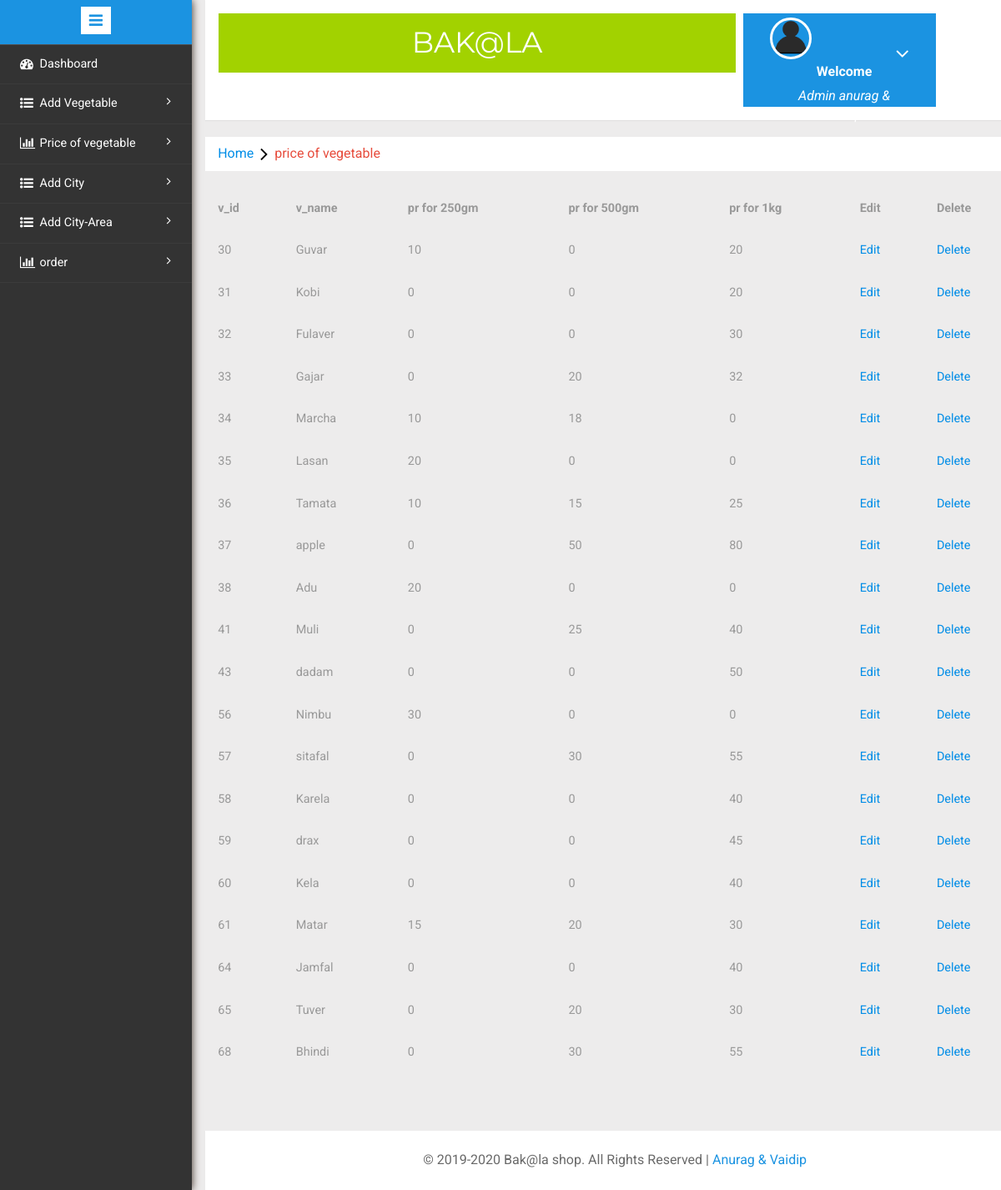
/admin/manage-price-of-vegetable.php (signed in), run on the app's committed database.
### tables this page shows
CREATE TABLE IF NOT EXISTS `veg_sell` (
  `v_id` int(5) NOT NULL AUTO_INCREMENT,
  `v_name` varchar(20) NOT NULL,
  `pr_250gm` int(5) NOT NULL,
  `pr_500gm` int(5) NOT NULL,
  `pr_1kg` int(5) NOT NULL,
  `v_qty` double(4,2) NOT NULL,
  `v_img` varchar(255) NOT NULL,
  `available` enum('y','n') NOT NULL,
  PRIMARY KEY (`v_id`)
);

### admin/manage-price-of-vegetable.php (the view, shortened to what this page needs)
<?php
include('same.php');
if(strlen($_SESSION['admin_nm'])==0)
	{
header('location:index.php');
}
else{
?>
<!doctype html>
<html>
<head>
    <link href="css/bootstrap.min.css" rel='stylesheet' type='text/css' />
    <link href="css/style.css" rel='stylesheet' type='text/css' />
    <link rel="stylesheet" href="css/morris.css" type="text/css"/>
    <link href="css/font-awesome.css" rel="stylesheet">
    <link rel="stylesheet" href="css/icon-font.min.css" type='text/css' />
</head>
<body>
   <div class="page-container">
<div class="left-content">
	   <div class="mother-grid-inner">
<?php include('header.php');?>
				</div>
	<ol class="breadcrumb">
                <li class="breadcrumb-item"><a href="panel.php">Home</a><i class="fa fa-angle-right"></i>price of vegetable</li>
            </ol>
<table class="table table-responsive">
    <tr>
        <th>v_id</th>
        <th>v_name</th>
        <th>pr for 250gm</th>
        <th>pr for 500gm</th>
        <th>pr for 1kg</th>
        <th>Edit</th>
        <th>Delete</th>
    </tr>
    <tr>
        <?php
            $qry="select v_id,v_name,pr_250gm,pr_500gm,pr_1kg from veg_sell";
            $v=mysql_query($qry,$con);
            while($r=mysql_fetch_array($v))
            {
        ?>
        <td><?php echo $r[0]; ?></td>
        <td><?php echo $r[1]; ?></td>
        <td><?php echo $r[2]; ?></td>
        <td><?php echo $r[3]; ?></td>
        <td><?php echo $r[4]; ?></td>
        <td><a href="edit_price_by_link.php?w=<?php echo $r[0]; ?>">Edit</td>
        <td><a href="delete_price_by_link.php?w=<?php echo $r[0]; ?>">Delete</td>
    </tr>
    <?php  } ?>
</table>
</body>
</html>
<?php include('footer.php');?>
					<?php include('sidebarmenu.php');?>
							  <div class="clearfix"></div>
<?php } ?>

### data on the page
veg_sell: v_id "30", v_name "Guvar", pr_250gm "10", pr_500gm "0", pr_1kg "20"
veg_sell: v_id "31", v_name "Kobi", pr_250gm "0", pr_500gm "0", pr_1kg "20"
veg_sell: v_id "32", v_name "Fulaver", pr_250gm "0", pr_500gm "0", pr_1kg "30"
veg_sell: v_id "33", v_name "Gajar", pr_250gm "0", pr_500gm "20", pr_1kg "32"
veg_sell: v_id "34", v_name "Marcha", pr_250gm "10", pr_500gm "18", pr_1kg "0"
veg_sell: v_id "35", v_name "Lasan", pr_250gm "20", pr_500gm "0", pr_1kg "0"
veg_sell: v_id "36", v_name "Tamata", pr_250gm "10", pr_500gm "15", pr_1kg "25"
veg_sell: v_id "37", v_name "apple", pr_250gm "0", pr_500gm "50", pr_1kg "80"
veg_sell: v_id "38", v_name "Adu", pr_250gm "20", pr_500gm "0", pr_1kg "0"
veg_sell: v_id "41", v_name "Muli", pr_250gm "0", pr_500gm "25", pr_1kg "40"
veg_sell: v_id "43", v_name "dadam", pr_250gm "0", pr_500gm "0", pr_1kg "50"
veg_sell: v_id "56", v_name "Nimbu", pr_250gm "30", pr_500gm "0", pr_1kg "0"
veg_sell: v_id "57", v_name "sitafal", pr_250gm "0", pr_500gm "30", pr_1kg "55"
veg_sell: v_id "58", v_name "Karela", pr_250gm "0", pr_500gm "0", pr_1kg "40"
veg_sell: v_id "59", v_name "drax", pr_250gm "0", pr_500gm "0", pr_1kg "45"
veg_sell: v_id "60", v_name "Kela", pr_250gm "0", pr_500gm "0", pr_1kg "40"
veg_sell: v_id "61", v_name "Matar", pr_250gm "15", pr_500gm "20", pr_1kg "30"
veg_sell: v_id "64", v_name "Jamfal", pr_250gm "0", pr_500gm "0", pr_1kg "40"
veg_sell: v_id "65", v_name "Tuver", pr_250gm "0", pr_500gm "20", pr_1kg "30"
veg_sell: v_id "68", v_name "Bhindi", pr_250gm "0", pr_500gm "30", pr_1kg "55"
